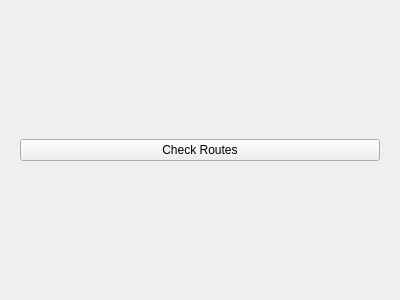
<?xml version="1.0" encoding="UTF-8"?>
<ui version="4.0">
 <class>DailyLateGreenmileWidget</class>
 <widget class="QWidget" name="DailyLateGreenmileWidget">
  <property name="geometry">
   <rect>
    <x>0</x>
    <y>0</y>
    <width>400</width>
    <height>300</height>
   </rect>
  </property>
  <property name="windowTitle">
   <string>Form</string>
  </property>
  <layout class="QGridLayout" name="gridLayout">
   <item row="0" column="0">
    <widget class="QStackedWidget" name="gmStackedWidget">
     <property name="currentIndex">
      <number>0</number>
     </property>
     <widget class="QWidget" name="page">
      <layout class="QGridLayout" name="gridLayout_2">
       <item row="0" column="0" colspan="2">
        <widget class="QPushButton" name="todayGMButton">
         <property name="text">
          <string>Check Routes</string>
         </property>
        </widget>
       </item>
      </layout>
     </widget>
     <widget class="QWidget" name="page_2">
      <layout class="QGridLayout" name="gridLayout_3">
       <item row="0" column="0">
        <widget class="QLabel" name="label">
         <property name="font">
          <font>
           <pointsize>22</pointsize>
          </font>
         </property>
         <property name="text">
          <string>Please Wait</string>
         </property>
         <property name="alignment">
          <set>Qt::AlignCenter</set>
         </property>
        </widget>
       </item>
       <item row="1" column="0">
        <widget class="QPushButton" name="gmAbortButton">
         <property name="text">
          <string>Abort</string>
         </property>
        </widget>
       </item>
      </layout>
     </widget>
     <widget class="QWidget" name="page_3">
      <layout class="QGridLayout" name="gridLayout_4">
       <item row="1" column="0">
        <widget class="QPushButton" name="gmRunReportAgain">
         <property name="text">
          <string>Run Report Again</string>
         </property>
        </widget>
       </item>
       <item row="0" column="0">
        <widget class="QTableView" name="routeDiffTableView"/>
       </item>
      </layout>
     </widget>
    </widget>
   </item>
  </layout>
 </widget>
 <resources/>
 <connections/>
</ui>
